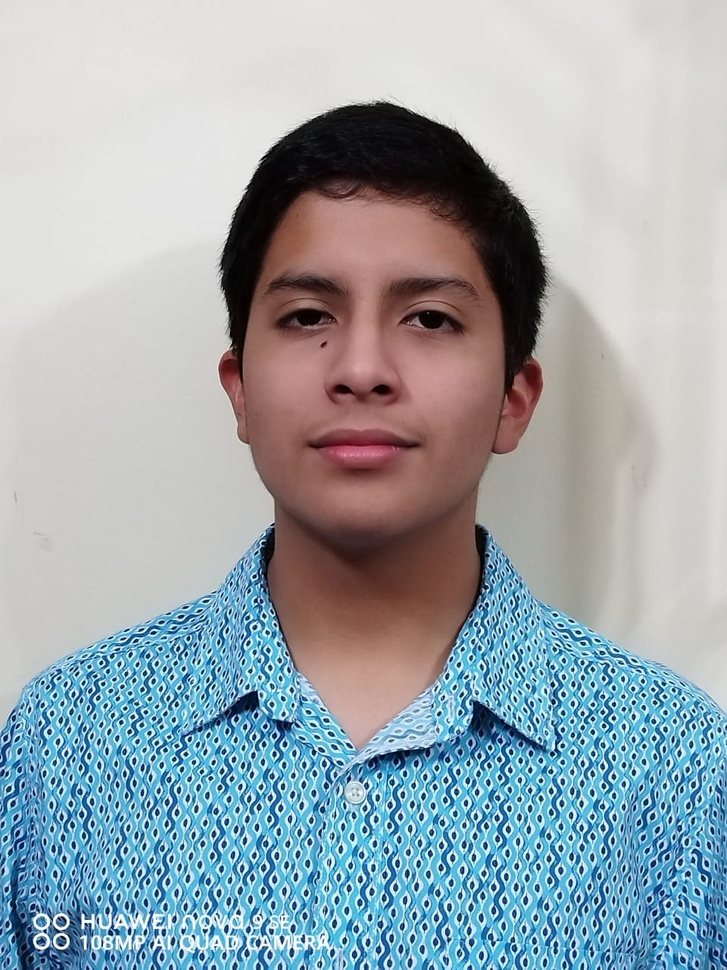
#> input picture foto (copia).jpeg, 727 x 970 px, shrunk from 960 x 1280 before the run
$ python recorte.py 'foto (copia).jpeg'
#> lines starting #> are read from the running program, lines starting #| are printed output that depends on the picture
import cv2
import sys
import os

# Verifica si se proporciona el nombre del archivo de imagen como argumento
if len(sys.argv) != 2:
    print("Uso: python3 recorte.py nombre_de_la_foto.jpeg")
    sys.exit(1)

# Obtiene el nombre del archivo de imagen desde los argumentos de línea de comandos
nombre_archivo = sys.argv[1]

# Verifica si el archivo de imagen especificado existe
if not os.path.isfile(nombre_archivo):
    print(f"El archivo '{nombre_archivo}' no existe.")
    sys.exit(1)

# Crea una carpeta llamada "recorte" si no existe
carpeta_recorte = 'recorte'
os.makedirs(carpeta_recorte, exist_ok=True)

# Carga la imagen
imagen = cv2.imread(nombre_archivo)
#> imagen is the input picture: shape (970, 727, 3); mean B, G, R 175.1, 167.8, 155.4

# Carga el clasificador de detección de rostros preentrenado
clasificador_rostros = cv2.CascadeClassifier(cv2.data.haarcascades + 'haarcascade_frontalface_default.xml')

# Convierte la imagen a escala de grises (la detección de rostros funciona mejor en imágenes en escala de grises)
imagen_gris = cv2.cvtColor(imagen, cv2.COLOR_BGR2GRAY)
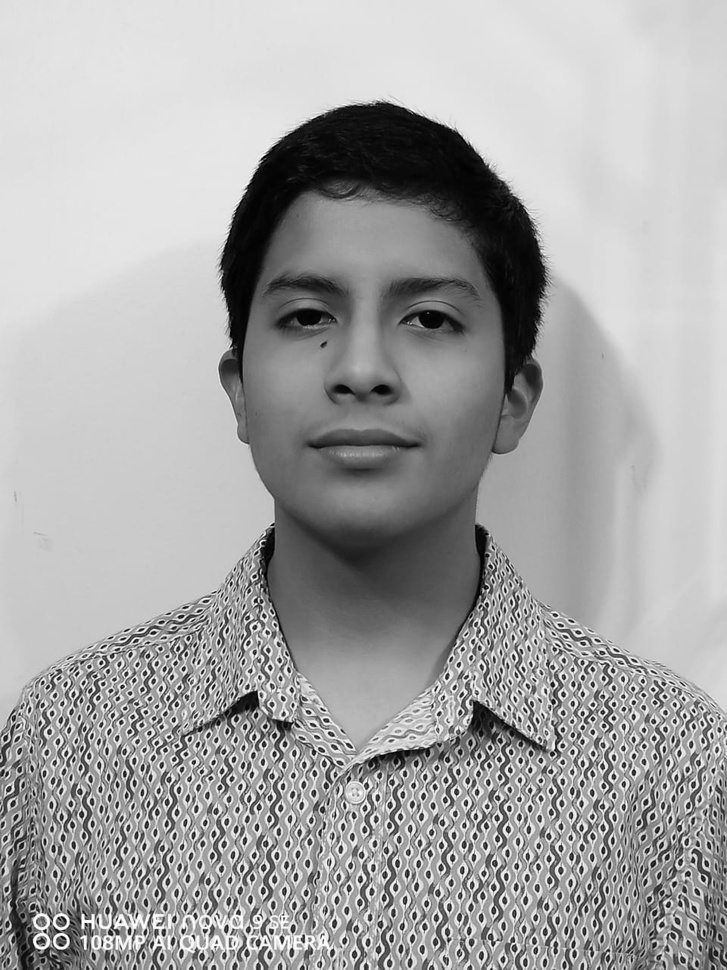
#> imagen_gris: shape (970, 727); min 0, max 255, mean 164.9

# Detecta rostros en la imagen
rostros = clasificador_rostros.detectMultiScale(imagen_gris, scaleFactor=1.1, minNeighbors=5, minSize=(30, 30))
#> rostros = [[203, 185, 328, 328]]

# Si se detectan rostros, recorta la región del primer rostro encontrado
if len(rostros) > 0:
    x, y, w, h = rostros[0]  # Obtiene las coordenadas del primer rostro
#> x = 203; y = 185; w = 328; h = 328

    # Calcula las dimensiones del recorte en proporción 3:4
    proporcion_ancho = 3
    proporcion_alto = 4
    ancho_recorte = w
#> ancho_recorte = 328

    # Ajusta el alto del recorte para mantener la proporción
    alto_recorte = int(ancho_recorte * proporcion_alto / proporcion_ancho)
#> alto_recorte = 437

    # Realiza el recorte
    rostro_recortado = imagen[y - 150:y + alto_recorte, x:x + ancho_recorte+50]
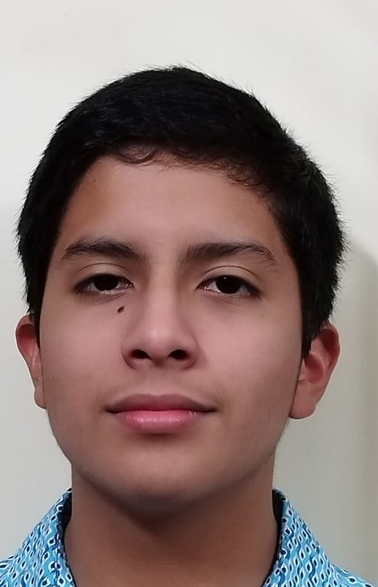
#> rostro_recortado: shape (587, 378, 3); mean B, G, R 120.7, 124, 143.1

    # Guarda la región del rostro recortado en un archivo
    cv2.imwrite('rostro_recortado.jpeg', rostro_recortado)

    print("Rostro recortado y guardado como 'rostro_recortado.jpeg'.")
else:
    print("No se detectaron rostros en la imagen.")

$ run again, on foto2.jpeg
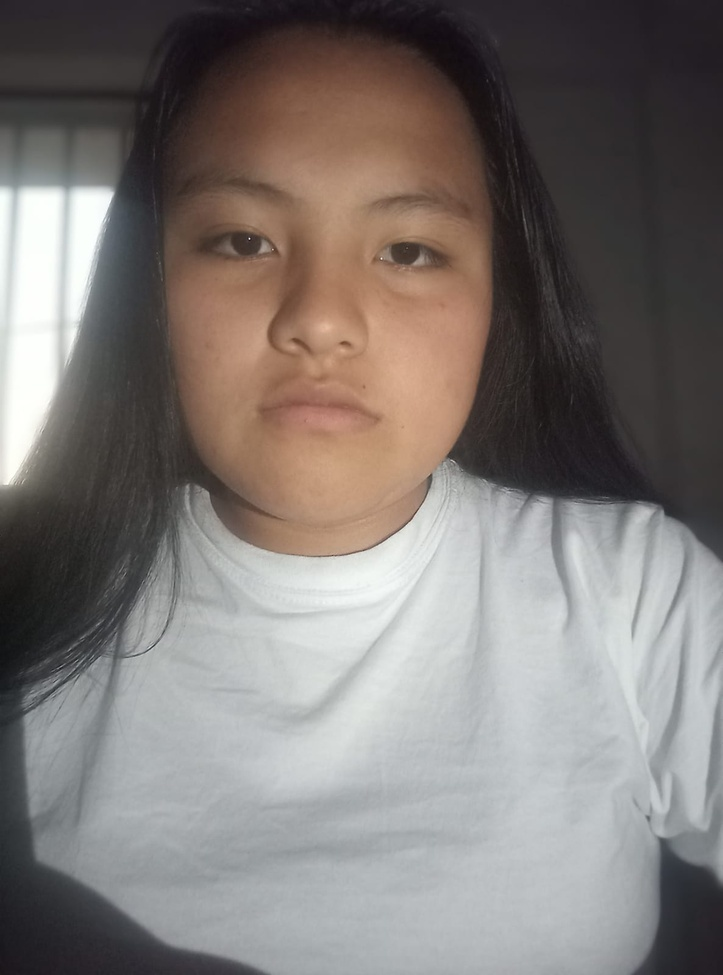
#> input picture foto2.jpeg, 723 x 975 px, shrunk from 1186 x 1599 before the run
#> imagen is the input picture: shape (975, 723, 3); mean B, G, R 117.3, 120.3, 126.8
#> `imagen_gris = cv2.cvtColor(imagen, cv2.COLOR_BGR2GRAY)`:
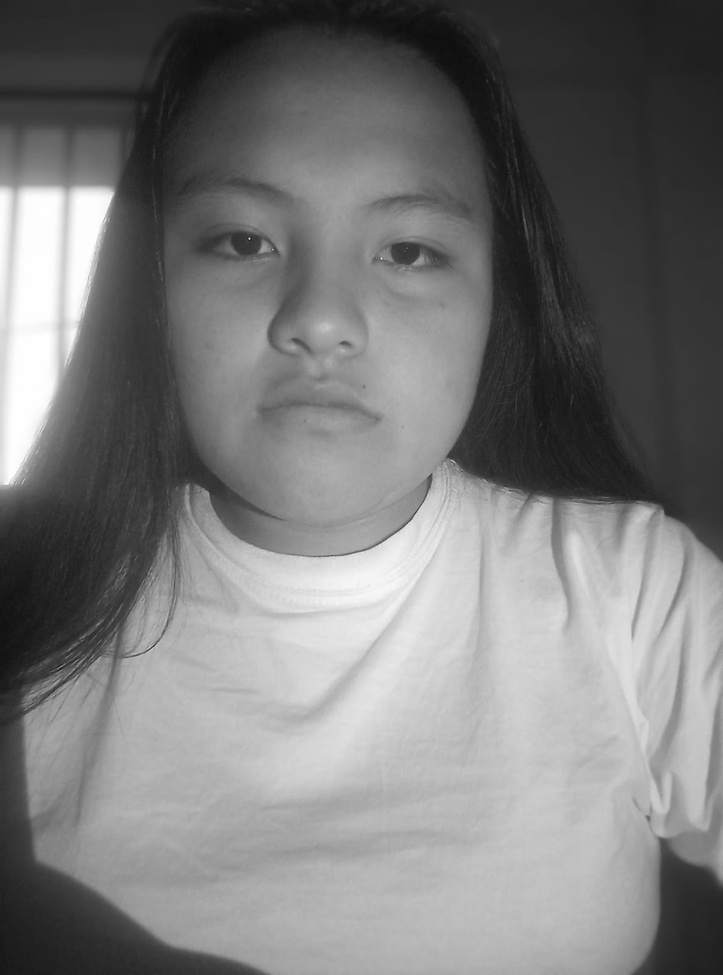
#> imagen_gris: shape (975, 723); min 12, max 255, mean 121.9
#> rostros = [[131, 111, 389, 389]]
#> x = 131; y = 111; w = 389
#> alto_recorte = 518
#> rostro_recortado = empty array
